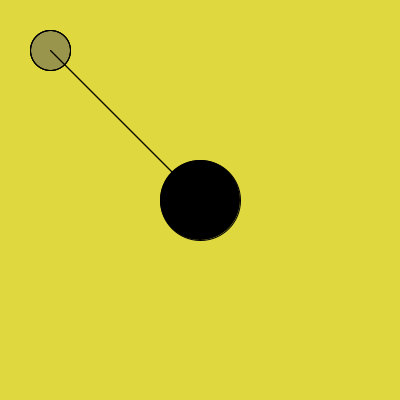
Frame 1 (no input)
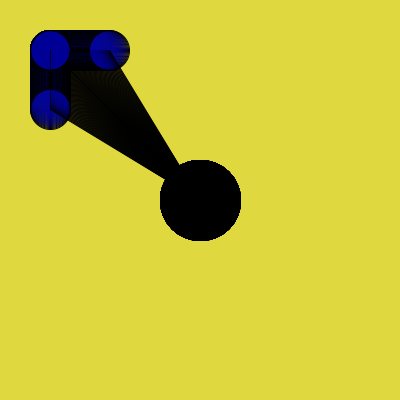
Frame 60 (the mouse pressed at the canvas centre just before this capture)
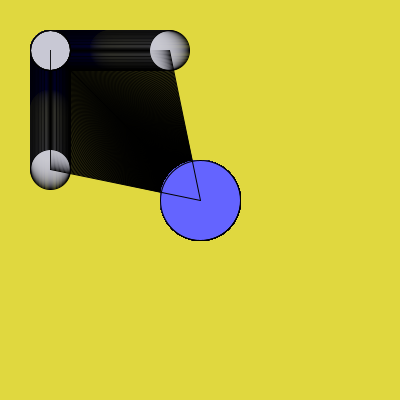
Frame 120 (the mouse held since frame 60 and released just before this capture)

The Processing sketch that drew these frames (run headless with seeded random() and noise(); from frame 60 on, the mouse is pressed at the canvas centre):

// Processing sketch: processing_92088
// ── processing_92088.pde

/////////////DEFINICION DE VARIABLES////////////////////////////////////////////////
float x;  //Variable 1
float y;  //Variable 2
float vel1;  //Variable velocidad 1
float vel2;  //Variable velocidad 2
///////////DEFINICION DE LOS PARAMRTROS GENERALES QUE SE EJECUTAN UNA SOLA VEZ////// 
  void setup() {  // setup() ANULADOR DE PARAMETROS no regresa un valor
    size(400, 400);//TAMAÑO DEL LIENZO
    background(224,216,63);//Definimos el COLOR del FONDO DEL LIENZO
  //ES IMPORTANTE INICIALIZAR VARIABLES QUE SE EJECUTAN DESDE UN PRINCIPIO
    x = 50;//INICIALIZACION de la variable 1
    y = 50;//INICIALIZACION de la variable 2
    vel1 = 0;//INICIALIZACION de la variable Velocidad 1
    vel2 = 1;//INICIALIZACION de la variable Velocidad 2
   }
///////////DEFINICION DE ELEMENTOS DEL DIBUJO QUE CAMBIAN EN EL TIEMPO///////////////
  void draw() {  // draw() ANULADOR DE DIBUJOS does not return a value
    fill(mouseX,mouseY,x+y,30);
    rect(50, 50, x-50,y-50 );
    ellipse(x, y, 40, 40);
    ellipse(x, x, 40, 40);
    ellipse(y, x, 40, 40);
    fill((mouseX/2),(mouseY/2),mouseX+mouseY);
    ellipse(width/2,height/2, 80, 80);
    line(x, y, width/2,height/2 );
    line(y, x, width/2,height/2 );
    //OPERACIONES DE REPETICION QUE PERMITIRAN EFECTO DE MOVIMIENTO
      //Movimiento VERTICAL
      if(x == 50){//Cuando la X vale 50
        vel1=1;//INCREMENTO de 1 
        y=y + vel1;//la variable Y toma los valores del incremento (vel1)
      }
      //Movimiento HORIZONTAL
      if(y == (height-50)){//Cuando la Y vale height-100 (alto del lienzo - 100)=(400-100=300)
        vel1=1;//INCREMENTO de 1
        x=x + vel1;//la variable toma los valores de X   
     }
     //Movimiento VERTICAL
     if(x == width-50){//Cuando la X vale width-50 (ancho del lienzo - 50)=(400-50=350)
        vel1=1;//INCREMENTO de 1 
        y=y - vel1;//la variable Y toma los valores del incremento (vel1)
     }   
      //Movimiento HORIZONTAL
      if(y == 50){//Cuando la Y vale height-100 (alto del lienzo - 100)
        vel1=1;//INCREMENTO de 1
        x=x - vel1;//la variable toma los valores de X   
  }
  }
